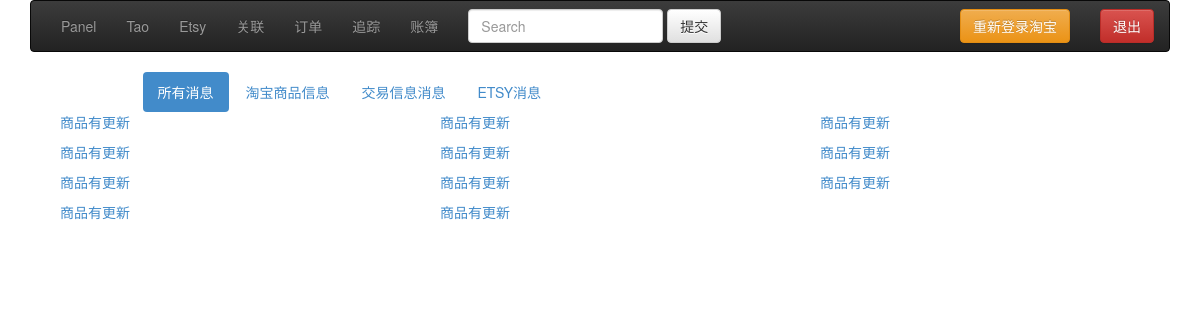
Page /index.php/notification on the earlier database version.
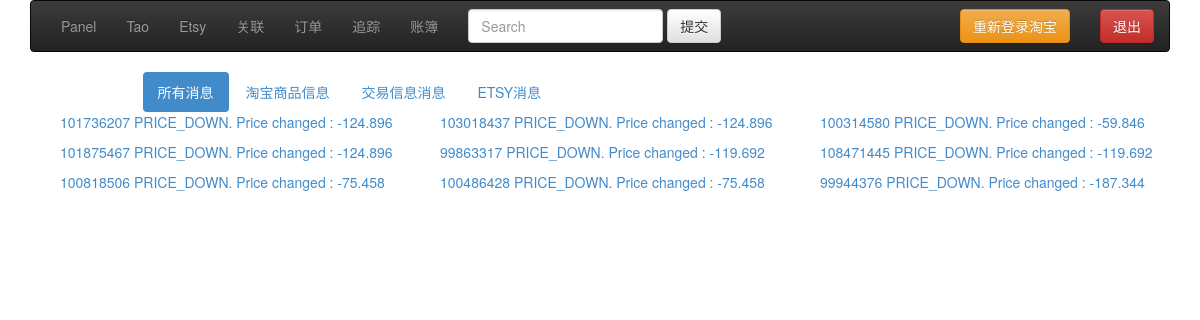
Same page on the later database version.
### tables this page shows
CREATE TABLE `pe_notification` (
  `nid` int(10) unsigned NOT NULL auto_increment,
  `title` varchar(50) NOT NULL,
  `notification` varchar(255) NOT NULL,
  `created` datetime NOT NULL,
  `type` varchar(25) NOT NULL,
  `type_model` varchar(25) NOT NULL,
  `status` tinyint(3) unsigned NOT NULL,
  `read_time` datetime NOT NULL,
  `channel` varchar(10) NOT NULL,
  `bind_id` int(10) unsigned NOT NULL,
  PRIMARY KEY  (`nid`)
);

### application/controllers/notification.php (called while the page is built, shortened)
<?php if ( ! defined('BASEPATH')) exit('No direct script access allowed');
class Notification extends CI_Controller {
    public function __construct()
    {
        $this->template->set_partial('menu','common/admin_menu');
        $this->template->set_partial('submenu','admin/notification/notification_submenu');
    }
    public function index()
    {
        $type = $this->uri->segment(3);
        $type_model = $this->uri->segment(4);
        $notifications = $this->m_notification->getNotification($type,$type_model);
        $this->template->build('admin/notification/notification',array('notifications'=>$notifications));
    }
}

### index.php (called while the page is built, shortened)
<?php
require_once BASEPATH.'core/CodeIgniter.php';

### application/libraries/Session.php (called while the page is built, shortened)
<?php  if ( ! defined('BASEPATH')) exit('No direct script access allowed');
class CI_Session {
	function userdata($item)
	{
		if ($item == 'session_id')
		{
			return session_id();
		}
		else
		{
			if(strpos($item,'.') === FALSE){
				return ( ! isset($_SESSION[$item])) ? false : $_SESSION[$item];
			}else{
				$keys = explode('.', $item);
				$item = $_SESSION;
				foreach($keys as $key){
					if( isset($item[$key]) ){
						$item = $item[$key];
					}else{
						return FALSE;
					}
				}
				return $item;
			}
		}
	}
}

### application/helpers/user_helper.php (called while the page is built, shortened)
<?php  if ( ! defined('BASEPATH')) exit('No direct script access allowed');
if( ! function_exists('is_taooauth_expires()')){
    function is_taooauth_expires(){
        $ci = & get_instance();
        $exp_time = $ci->session->userdata('user.bind.taobao.expires_in');
        $create_time = $ci->session->userdata('user.bind.taobao.createtime');
        $now = time();
        if( ($now - $create_time) > $exp_time ){
            return TRUE;
        }else{
            return FALSE;
        }
    }
}

### application/models/m_notification.php (called while the page is built, shortened)
<?php if ( ! defined('BASEPATH')) exit('No direct script access allowed');
class M_Notification extends CI_Model {
    function getNotification($type='',$type_model='',$status = 0){
        $query = "select * from ".$this->db->dbprefix('notification')." where channel = ? ";
        $where = 'and status = ? ';
        $data = array($this->session->userdata('channel'),$status);
        $rs = $this->db->query($query.$where,$data);
        if($rs->num_rows() > 0){
            return $rs->result_array();
        }
        return array();
    }
}

### application/themes/default/views/admin/notification/notification.php (the view, shortened to what this page needs)
<?php echo isset($template['partials']['submenu'])?$template['partials']['submenu']:'';?>
<div class="container">
    <?php foreach($notifications as $notification){
            switch (strtolower($notification['type'])) {
                case 'item':
                    $link = site_url('taobao/item/'.$notification['bind_id']);
                    break;
                case 'etsy':
                    $link = site_url('etsy/listing/'.$notification['bind_id']);
                    break;
            }
    ?>
    <div class="col-md-4">
        <p><a href="<?php echo $link;?>"><?php echo $notification['title']; ?></a></p>
    </div>
    <?php } ?>
</div>

### application/themes/default/views/common/admin_menu.php (shortened to what this page needs)
<nav class="navbar navbar-inverse" role="navigation">
    <div class="collapse navbar-collapse">
        <ul class="nav navbar-nav">
            <li class="<?php if($this->router->class == 'admin'){echo 'active';}?>"><a href="<?php echo site_url('admin/panel');?>">Panel</a></li>
            <li class="<?php if($this->router->class == 'taobao'){echo 'active';}?>"><a href="<?php echo site_url('taobao')?>">Tao</a></li>
            <li class="<?php if($this->router->class == 'etsy'){echo 'active';}?>"><a href="<?php echo site_url('etsy')?>">Etsy</a></li>
            <li class="<?php if($this->router->class == 'connect'){echo 'active';}?>"><a href="<?php echo site_url('connect')?>">关联</a></li>
            <li class="<?php if($this->router->class == 'order'){echo 'active';}?>"><a href="<?php echo site_url('order')?>">订单</a></li>
            <li class="<?php if($this->router->class == 'track'){echo 'active';}?>"><a href="<?php echo site_url('track')?>">追踪</a></li>
            <li class="<?php if($this->router->class == 'bookkeeping'){echo 'active';}?>"><a href="<?php echo site_url('bookkeeping')?>">账簿</a></li>
        </ul>
        <form class="navbar-form navbar-left" role="search">
            <div class="form-group">
                <input type="text" class="form-control" placeholder="Search" name="keyword" />
            </div>
            <button type="submit" class="btn btn-default">提交</button>
        </form>
        <a href="<?php echo site_url('user/logout');?>" class="btn btn-danger navbar-btn navbar-right">退出</a>
        <?php if(is_taooauth_expires()){ ?>
        <a href="<?php echo site_url('user/bindtao');?>" class="btn btn-warning navbar-btn navbar-right">重新登录淘宝</a>
        <?php }else{ ?>
        <a href="<?php echo site_url('user/refresh_token');?>" class="btn btn-warning navbar-btn navbar-right">手动刷新Token</a>
        <?php }?>
    </div>
</nav>

### application/themes/default/views/admin/notification/notification_submenu.php (shortened to what this page needs)
<div class="container">
    <div class="row">
        <div class="col-md-10 col-md-offset-1">
            <ul class="nav nav-pills">
                <li <?php if(strtolower($this->uri->segment(3)) == false) echo 'class="active"';?>><a href="<?php echo site_url('notification');?>">所有消息</a></li>
                <li <?php if(strtolower($this->uri->segment(3)) == 'item') echo 'class="active"';?>><a href="<?php echo site_url('notification/index/item');?>">淘宝商品信息</a></li>
                <li <?php if(strtolower($this->uri->segment(3)) == 'trade') echo 'class="active"';?>><a href="<?php echo site_url('notification/index/trade');?>">交易信息消息</a></li>
                <li <?php if(strtolower($this->uri->segment(3)) == 'etsy') echo 'class="active"';?>><a href="<?php echo site_url('notification/index/etsy');?>">ETSY消息</a></li>
            </ul>
        </div>
    </div>
</div>

### application/themes/default/views/layouts/default.php
<?php echo $this->template->load_view('common/header')?>
<?php echo $template['body']?>
<?php echo $this->template->load_view('common/footer');?>

### application/themes/default/views/common/header.php (shortened to what this page needs)
<!doctype html>
<html lang="en">
<head>
    <?php echo add_theme_css(array('assets/css/bootstrap.min.css','assets/css/bootstrap-theme.min.css'))?>
</head>
<body>
    <div class="container">
        <?php if(isset($template['partials']['menu'])){echo $template['partials']['menu'];}?>

### application/helpers/MY_url_helper.php (shortened to what this page needs)
<?php  if ( ! defined('BASEPATH')) exit('No direct script access allowed');
if( ! function_exists('add_theme_css')){
    function add_theme_css($sources = array()){
        $CI =& get_instance();
        $theme_path = $CI->template->get_theme_path();
        $source_output = '';
        foreach($sources as $source){
            $source_url= $theme_path . $source;
            $source_output .= '<link href="'.base_url($source_url).'" rel="stylesheet">';
        }
        return $source_output;
    }
}

### application/themes/default/views/common/footer.php (shortened to what this page needs)
</div>
</body>
</html>

Differences in the rows shown:
removed pe_notification: title "商品有更新"
removed pe_notification: title "商品有更新"
removed pe_notification: title "商品有更新"
removed pe_notification: title "商品有更新"
removed pe_notification: title "商品有更新"
removed pe_notification: title "商品有更新"
removed pe_notification: title "商品有更新"
removed pe_notification: title "商品有更新"
removed pe_notification: title "商品有更新"
removed pe_notification: title "商品有更新"
removed pe_notification: title "商品有更新"
added pe_notification: title "101736207 PRICE_DOWN. Price changed : -124.896"
added pe_notification: title "103018437 PRICE_DOWN. Price changed : -124.896"
added pe_notification: title "100314580 PRICE_DOWN. Price changed : -59.846"
added pe_notification: title "101875467 PRICE_DOWN. Price changed : -124.896"
added pe_notification: title "99863317 PRICE_DOWN. Price changed : -119.692"
added pe_notification: title "108471445 PRICE_DOWN. Price changed : -119.692"
added pe_notification: title "100818506 PRICE_DOWN. Price changed : -75.458"
added pe_notification: title "100486428 PRICE_DOWN. Price changed : -75.458"
added pe_notification: title "99944376 PRICE_DOWN. Price changed : -187.344"
